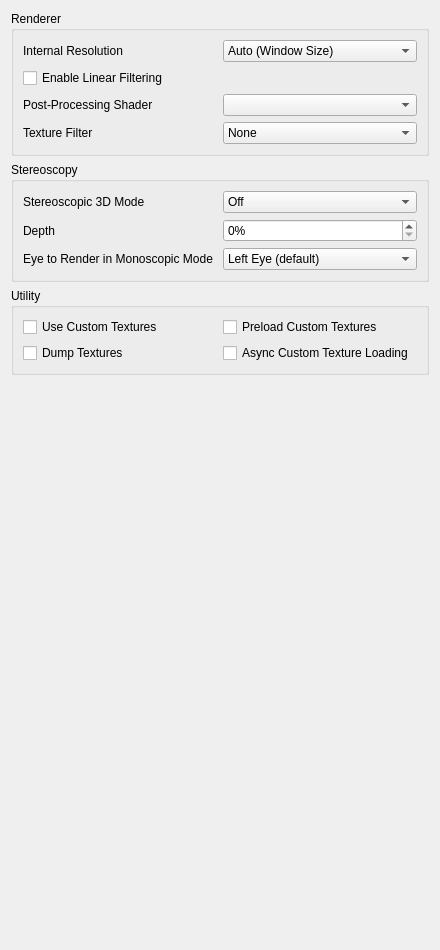
<?xml version="1.0" encoding="UTF-8"?>
<ui version="4.0">
 <class>ConfigureEnhancements</class>
 <widget class="QWidget" name="ConfigureEnhancements">
  <property name="geometry">
   <rect>
    <x>0</x>
    <y>0</y>
    <width>440</width>
    <height>950</height>
   </rect>
  </property>
  <property name="minimumSize">
   <size>
    <width>0</width>
    <height>0</height>
   </size>
  </property>
  <property name="windowTitle">
   <string>Form</string>
  </property>
  <layout class="QVBoxLayout" name="verticalLayout_2">
   <item>
    <widget class="QGroupBox" name="rendererBox">
     <property name="title">
      <string>Renderer</string>
     </property>
     <layout class="QVBoxLayout" name="verticalLayout_3">
      <item>
       <widget class="QWidget" name="widget_resolution" native="true">
        <layout class="QHBoxLayout" name="horizontalLayout_1">
         <property name="leftMargin">
          <number>0</number>
         </property>
         <property name="topMargin">
          <number>0</number>
         </property>
         <property name="rightMargin">
          <number>0</number>
         </property>
         <property name="bottomMargin">
          <number>0</number>
         </property>
         <item>
          <widget class="QLabel" name="resolution_label">
           <property name="text">
            <string>Internal Resolution</string>
           </property>
          </widget>
         </item>
         <item>
          <widget class="QComboBox" name="resolution_factor_combobox">
           <item>
            <property name="text">
             <string>Auto (Window Size)</string>
            </property>
           </item>
           <item>
            <property name="text">
             <string>Native (400x240)</string>
            </property>
           </item>
           <item>
            <property name="text">
             <string>2x Native (800x480)</string>
            </property>
           </item>
           <item>
            <property name="text">
             <string>3x Native (1200x720)</string>
            </property>
           </item>
           <item>
            <property name="text">
             <string>4x Native (1600x960)</string>
            </property>
           </item>
           <item>
            <property name="text">
             <string>5x Native (2000x1200)</string>
            </property>
           </item>
           <item>
            <property name="text">
             <string>6x Native (2400x1440)</string>
            </property>
           </item>
           <item>
            <property name="text">
             <string>7x Native (2800x1680)</string>
            </property>
           </item>
           <item>
            <property name="text">
             <string>8x Native (3200x1920)</string>
            </property>
           </item>
           <item>
            <property name="text">
             <string>9x Native (3600x2160)</string>
            </property>
           </item>
           <item>
            <property name="text">
             <string>10x Native (4000x2400)</string>
            </property>
           </item>
          </widget>
         </item>
        </layout>
       </widget>
      </item>
      <item>
       <widget class="QCheckBox" name="toggle_linear_filter">
        <property name="text">
         <string>Enable Linear Filtering</string>
        </property>
       </widget>
      </item>
      <item>
       <widget class="QWidget" name="widget_shader" native="true">
        <layout class="QHBoxLayout" name="horizontalLayout_2">
         <property name="leftMargin">
          <number>0</number>
         </property>
         <property name="topMargin">
          <number>0</number>
         </property>
         <property name="rightMargin">
          <number>0</number>
         </property>
         <property name="bottomMargin">
          <number>0</number>
         </property>
         <item>
          <widget class="QLabel" name="shader_label">
           <property name="text">
            <string>Post-Processing Shader</string>
           </property>
          </widget>
         </item>
         <item>
          <widget class="QComboBox" name="shader_combobox"/>
         </item>
        </layout>
       </widget>
      </item>
      <item>
       <widget class="QWidget" name="widget_texture_filter" native="true">
        <layout class="QHBoxLayout" name="horizontalLayout_3">
         <property name="leftMargin">
          <number>0</number>
         </property>
         <property name="topMargin">
          <number>0</number>
         </property>
         <property name="rightMargin">
          <number>0</number>
         </property>
         <property name="bottomMargin">
          <number>0</number>
         </property>
         <item>
          <widget class="QLabel" name="texture_filter_label">
           <property name="text">
            <string>Texture Filter</string>
           </property>
          </widget>
         </item>
         <item>
          <widget class="QComboBox" name="texture_filter_combobox">
           <item>
            <property name="text">
             <string>None</string>
            </property>
           </item>
           <item>
            <property name="text">
             <string>Anime4K</string>
            </property>
           </item>
           <item>
            <property name="text">
             <string>Bicubic</string>
            </property>
           </item>
           <item>
            <property name="text">
             <string>Nearest Neighbor</string>
            </property>
           </item>
           <item>
            <property name="text">
             <string>ScaleForce</string>
            </property>
           </item>
           <item>
            <property name="text">
             <string>xBRZ</string>
            </property>
           </item>
          </widget>
         </item>
        </layout>
       </widget>
      </item>
     </layout>
    </widget>
   </item>
   <item>
    <widget class="QGroupBox" name="stereo_group">
     <property name="title">
      <string>Stereoscopy</string>
     </property>
     <layout class="QVBoxLayout" name="verticalLayout_4">
      <item>
       <layout class="QHBoxLayout" name="horizontalLayout_4">
        <item>
         <widget class="QLabel" name="label_4">
          <property name="text">
           <string>Stereoscopic 3D Mode</string>
          </property>
         </widget>
        </item>
        <item>
         <widget class="QComboBox" name="render_3d_combobox">
          <item>
           <property name="text">
            <string>Off</string>
           </property>
          </item>
          <item>
           <property name="text">
            <string>Side by Side</string>
           </property>
          </item>
          <item>
           <property name="text">
            <string>Anaglyph</string>
           </property>
          </item>
          <item>
           <property name="text">
            <string>Interlaced</string>
           </property>
          </item>
          <item>
           <property name="text">
            <string>Reverse Interlaced</string>
           </property>
          </item>
         </widget>
        </item>
       </layout>
      </item>
      <item>
       <layout class="QHBoxLayout" name="horizontalLayout_5">
        <item>
         <widget class="QLabel" name="label_3">
          <property name="text">
           <string>Depth</string>
          </property>
         </widget>
        </item>
        <item>
         <widget class="QSpinBox" name="factor_3d">
          <property name="suffix">
           <string>%</string>
          </property>
          <property name="minimum">
           <number>0</number>
          </property>
          <property name="maximum">
           <number>100</number>
          </property>
          <property name="value">
           <number>0</number>
          </property>
         </widget>
        </item>
       </layout>
      </item>
      <item>
       <layout class="QHBoxLayout" name="horizontalLayout_6">
        <item>
         <widget class="QLabel" name="label_6">
          <property name="text">
           <string>Eye to Render in Monoscopic Mode</string>
          </property>
         </widget>
        </item>
        <item>
         <widget class="QComboBox" name="mono_rendering_eye">
          <item>
           <property name="text">
            <string>Left Eye (default)</string>
           </property>
          </item>
          <item>
           <property name="text">
            <string>Right Eye</string>
           </property>
          </item>
         </widget>
        </item>
       </layout>
      </item>
     </layout>
    </widget>
   </item>
   <item>
    <widget class="QGroupBox" name="utilityBox">
     <property name="title">
      <string>Utility</string>
     </property>
     <layout class="QGridLayout" name="gridLayout_1">
      <item row="1" column="0">
       <widget class="QCheckBox" name="toggle_custom_textures">
        <property name="toolTip">
         <string>&lt;html&gt;&lt;head/&gt;&lt;body&gt;&lt;p&gt;Replace textures with PNG files.&lt;/p&gt;&lt;p&gt;Textures are loaded from load/textures/[Title ID]/.&lt;/p&gt;&lt;/body&gt;&lt;/html&gt;</string>
        </property>
        <property name="text">
         <string>Use Custom Textures</string>
        </property>
       </widget>
      </item>
      <item row="2" column="0">
       <widget class="QCheckBox" name="toggle_dump_textures">
        <property name="toolTip">
         <string>&lt;html&gt;&lt;head/&gt;&lt;body&gt;&lt;p&gt;Dump textures to PNG files.&lt;/p&gt;&lt;p&gt;Textures are dumped to dump/textures/[Title ID]/.&lt;/p&gt;&lt;/body&gt;&lt;/html&gt;</string>
        </property>
        <property name="text">
         <string>Dump Textures</string>
        </property>
       </widget>
      </item>
      <item row="1" column="1">
       <widget class="QCheckBox" name="toggle_preload_textures">
        <property name="toolTip">
         <string>&lt;html&gt;&lt;head/&gt;&lt;body&gt;&lt;p&gt;Load all custom textures into memory on boot, instead of loading them when the game requires them.&lt;/p&gt;&lt;/body&gt;&lt;/html&gt;</string>
        </property>
        <property name="text">
         <string>Preload Custom Textures</string>
        </property>
       </widget>
      </item>
      <item row="2" column="1">
       <widget class="QCheckBox" name="toggle_async_custom_loading">
        <property name="toolTip">
         <string>&lt;html&gt;&lt;head/&gt;&lt;body&gt;&lt;p&gt;Load custom textures asynchronously with background threads to reduce loading stutter&lt;/p&gt;&lt;/body&gt;&lt;/html&gt;</string>
        </property>
        <property name="text">
         <string>Async Custom Texture Loading</string>
        </property>
       </widget>
      </item>
     </layout>
    </widget>
   </item>
   <item>
    <spacer name="verticalSpacer">
     <property name="orientation">
      <enum>Qt::Vertical</enum>
     </property>
     <property name="sizeHint" stdset="0">
      <size>
       <width>20</width>
       <height>270</height>
      </size>
     </property>
    </spacer>
   </item>
  </layout>
 </widget>
 <tabstops>
  <tabstop>resolution_factor_combobox</tabstop>
  <tabstop>toggle_linear_filter</tabstop>
  <tabstop>shader_combobox</tabstop>
  <tabstop>texture_filter_combobox</tabstop>
  <tabstop>render_3d_combobox</tabstop>
  <tabstop>factor_3d</tabstop>
  <tabstop>mono_rendering_eye</tabstop>
  <tabstop>toggle_custom_textures</tabstop>
  <tabstop>toggle_dump_textures</tabstop>
  <tabstop>toggle_preload_textures</tabstop>
 </tabstops>
 <resources/>
 <connections/>
</ui>
